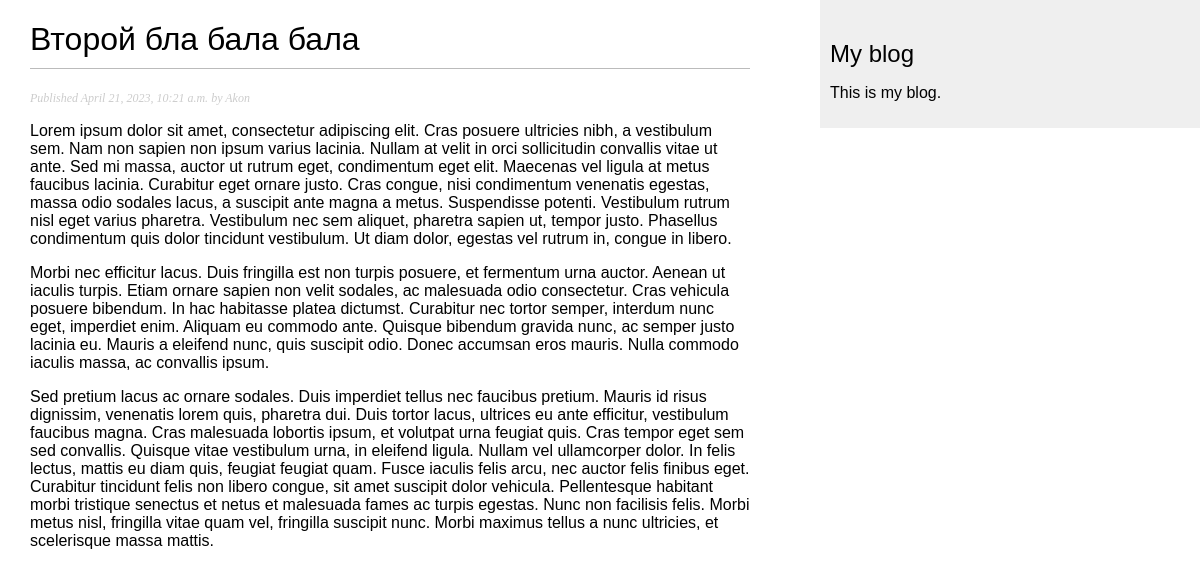
The page /blog/2023/4/21/vtoroj-bla-bala-bala/ on the database its author committed.
### blog/models.py (models this page shows, shortened)
class Post(models.Model):
    class Status(models.TextChoices):
        DRAFT = 'DF', 'Draft'
        PUBLISHED = 'PB', 'Published'
    title = models.CharField(max_length=250)  # заголовок блог-поста
    slug = models.SlugField(max_length=250, unique_for_date='publish')  # уникальный URL для блог-поста
    author = models.ForeignKey(User, on_delete=models.CASCADE, related_name='blog_posts')  # автор блог-поста
    body = models.TextField()  # основной текст блог-поста
    publish = models.DateTimeField(default=timezone.now)  # дата и время публикации блог-поста
    created = models.DateTimeField(auto_now_add=True)  # дата и время создания блог-поста
    updated = models.DateTimeField(auto_now=True)  # дата и время последнего обновления блог-поста
    status = models.CharField(max_length=2, choices=Status.choices,
                              default=Status.DRAFT)  # статус блог-поста (черновик или опубликован)
    objects = models.Manager()  # менеджер по умолчанию
    published = PublishedManager()  # менеджер для выборки только опубликованных записей
    class Meta:
        ordering = ('-publish',)  # сортировка записей по убыванию даты публикации
        indexes = [
            models.Index(fields=['-publish']),  # индекс для ускорения запросов на выборку записей по дате публикации
        ]

### blog/views.py (the view)
def post_detail(request, year, month, day, post):
    post = get_object_or_404(Post,
                             status=Post.Status.PUBLISHED,
                             slug=post,
                             publish__year=year,
                             publish__month=month,
                             publish__day=day)
    return render(request,
                  'blog/post/detail.html',
                  {'post': post})

### blog/templates/blog/post/detail.html (shortened to what this page needs)
{% extends "blog/base.html" %}
{% block content %}
<h1>{{ post.title }}</h1>
<p class="date">Published {{ post.publish }} by {{ post.author }}</p>
{{ post.body|linebreaks }}
{% endblock %}

### blog/static/css/blog.css (style rules this page uses)
body { margin:0; padding:0; font-family:helvetica, sans-serif; }
h1 { font-weight:normal; border-bottom:1px solid #bbb; padding:0 0 10px 0; }
p.date { color:#ccc; font-family: georgia, serif; font-size: 12px; font-style: italic; }

### rows shown on the page
Post: title "Второй бла бала бала", publish "April 21, 2023, 10:21 a.m.", author "Akon", body "Lorem ipsum dolor sit amet, consectetur adipiscing elit. Cras posuere ultricies nibh, a vestibulum sem. Nam non sapien non ipsum varius lacinia. Nullam at velit in orci sollicitudin convallis vitae ut ante. Sed mi massa, auctor ut rutrum eget, condimentum eget elit. Maecenas vel ligula at metus faucibus lacinia. Curabitur eget ornare justo. Cras congue, nisi condimentum venenatis egestas, massa odio sodales lacus, a suscipit ante magna a metus. Suspendisse potenti. Vestibulum rutrum nisl eget varius pharetra. Vestibulum nec sem aliquet, pharetra sapien ut, tempor justo. Phasellus condimentum quis dolor tincidunt vestibulum. Ut diam dolor, egestas vel rutrum in, congue in libero. Morbi nec…"
